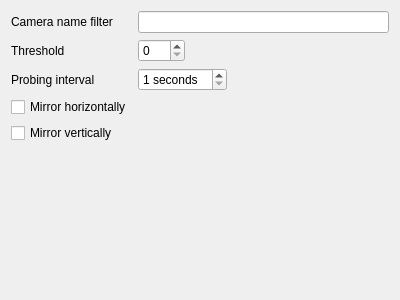
<?xml version="1.0" encoding="UTF-8"?>
<ui version="4.0">
 <class>CSettingsPageCamera</class>
 <widget class="QWidget" name="CSettingsPageCamera">
  <property name="geometry">
   <rect>
    <x>0</x>
    <y>0</y>
    <width>400</width>
    <height>300</height>
   </rect>
  </property>
  <property name="windowTitle">
   <string>Camera</string>
  </property>
  <layout class="QVBoxLayout" name="verticalLayout">
   <item>
    <layout class="QFormLayout" name="formLayout">
     <property name="fieldGrowthPolicy">
      <enum>QFormLayout::ExpandingFieldsGrow</enum>
     </property>
     <item row="0" column="0">
      <widget class="QLabel" name="label">
       <property name="toolTip">
        <string>The program will connect to the first camera whose name contains the specified substring.</string>
       </property>
       <property name="text">
        <string>Camera name filter</string>
       </property>
      </widget>
     </item>
     <item row="0" column="1">
      <widget class="QLineEdit" name="_leCameraFilter">
       <property name="toolTip">
        <string>The program will connect to the first camera whose name contains the specified substring.</string>
       </property>
      </widget>
     </item>
     <item row="1" column="0">
      <widget class="QLabel" name="label_2">
       <property name="text">
        <string>Threshold</string>
       </property>
      </widget>
     </item>
     <item row="1" column="1">
      <widget class="QSpinBox" name="_sbThreshold">
       <property name="accelerated">
        <bool>true</bool>
       </property>
       <property name="maximum">
        <number>100</number>
       </property>
      </widget>
     </item>
     <item row="2" column="0">
      <widget class="QLabel" name="label_3">
       <property name="text">
        <string>Probing interval</string>
       </property>
      </widget>
     </item>
     <item row="2" column="1">
      <widget class="QSpinBox" name="_sbProbingInterval">
       <property name="suffix">
        <string> seconds</string>
       </property>
       <property name="minimum">
        <number>1</number>
       </property>
       <property name="maximum">
        <number>10</number>
       </property>
      </widget>
     </item>
     <item row="3" column="0">
      <widget class="QCheckBox" name="_cbMirrorH">
       <property name="text">
        <string>Mirror horizontally</string>
       </property>
      </widget>
     </item>
     <item row="4" column="0">
      <widget class="QCheckBox" name="_cbMirrorV">
       <property name="text">
        <string>Mirror vertically</string>
       </property>
      </widget>
     </item>
    </layout>
   </item>
   <item>
    <spacer name="verticalSpacer">
     <property name="orientation">
      <enum>Qt::Vertical</enum>
     </property>
     <property name="sizeHint" stdset="0">
      <size>
       <width>20</width>
       <height>205</height>
      </size>
     </property>
    </spacer>
   </item>
  </layout>
 </widget>
 <resources/>
 <connections/>
</ui>
